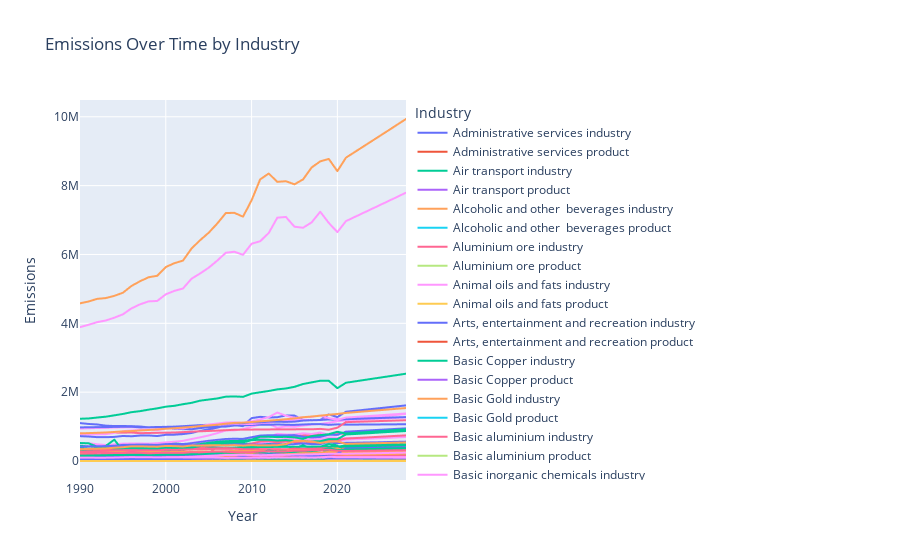

Notebook code cell kept with this figure:
### Code cell
# Pivot table for industry emissions
industry_pivot = data.pivot_table(index='Year', columns='Industry', values='emissions', aggfunc='sum')

# Reset index to use Year as a column for plotting
industry_pivot.reset_index(inplace=True)

# Melt the DataFrame to long format
industry_long = industry_pivot.melt(id_vars='Year', var_name='Industry', value_name='Emissions')

# Create interactive plot with plotly
fig = px.line(industry_long, x='Year', y='Emissions', color='Industry', title='Emissions Over Time by Industry')

# Show the plot
fig.show()
